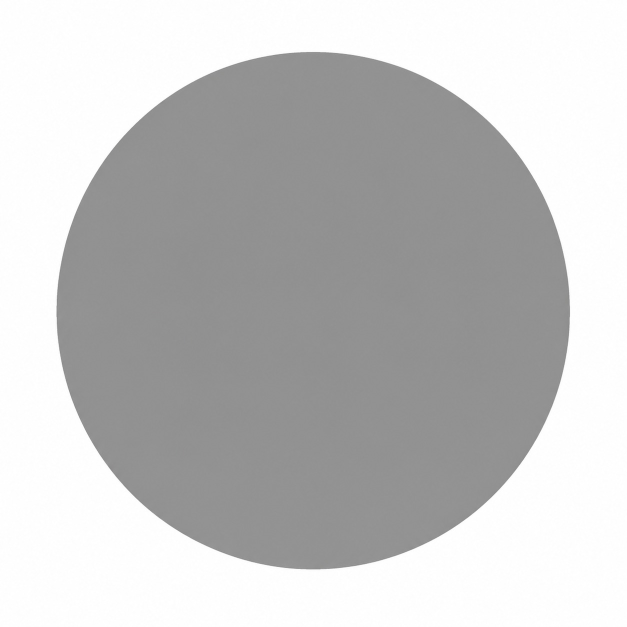
#> input picture samples/manual_qa/interface_b_original.jpg, 1254 x 1254 px, found by its file name (shown at 1/2 size)
$ python run_updated_masking_test.py
#> lines starting #> are read from the running program, lines starting #| are printed output that depends on the picture; after the words box and inside, x2 and y2 are one past the last pixel; in counts of white or black regions, pixels touching at a corner belong together
### backend/app/services/coordinate_normalizer.py
"""Coordinate normalizer, safer crop validator, and safer annotation masking module.

Defensively converts Gemini coordinate detections (0-1, 0-1000, pixel coordinates;
ymin/xmin or xmin/ymin) into valid pixel bounding boxes, enforces protected profile
geometry bounds, validates crop proposals, and cleans annotation pixels.
"""

import math
from typing import Any, Dict, List, Optional, Tuple

import cv2
import numpy as np


class CoordinateValidationError(ValueError):
    """Raised when coordinate bounding box fails explicitly defined sanity assertions."""

    pass


# [30 lines left out: function fix_exif_orientation, not called in this run]


def normalize_box(
    box: List[float],
    img_w: int,
    img_h: int,
    label: Optional[str] = None,
    max_area_pct: float = 0.98,
    is_crop: bool = False,
) -> Dict[str, Any]:
    """Parse and normalize any bounding box into deterministic 0-1 floats and pixel coordinates.

    Supports:
    - 0-1 floats: [0.030, 0.310, 0.065, 0.355]
    - 0-1000 ints/floats: [30, 310, 65, 355]
    - absolute pixels: [24, 243, 52, 278]
    - ymin, xmin, ymax, xmax AND xmin, ymin, xmax, ymax (auto-detects order)

    Returns dict with:
      - 'norm_0_1': [ny1, nx1, ny2, nx2]
      - 'pixels': [py1, px1, py2, px2]
      - 'order': 'ymin_xmin_ymax_xmax' or 'xmin_ymin_xmax_ymax'
      - 'scale_type': '0-1', '0-1000', or 'pixels'
    """
    if not isinstance(box, (list, tuple)) or len(box) != 4:
        raise CoordinateValidationError(f"Invalid box structure '{box}'. Must contain 4 numbers.")

    raw_vals = [float(v) for v in box]
    if any(not math.isfinite(v) for v in raw_vals):
        raise CoordinateValidationError(f"Box {box} contains non-finite values.")

    v0, v1, v2, v3 = raw_vals

    # 1. Determine format scale
    max_val = max(abs(v0), abs(v1), abs(v2), abs(v3))
    if max_val > 1000.0:
        scale_type = "pixels"
    elif max_val > 1.0:
        scale_type = "0-1000"
    else:
        scale_type = "0-1"

    # 2. Determine order: Standard Gemini vision order is ymin, xmin, ymax, xmax
    # Check if v0 and v2 represent Y (height) or X (width)
    order = "ymin_xmin_ymax_xmax"

    # Swap min/max if inverted
    y1, y2 = min(v0, v2), max(v0, v2)
    x1, x2 = min(v1, v3), max(v1, v3)

    if scale_type == "pixels":
        py1 = int(round(max(0, min(img_h - 1, y1))))
        px1 = int(round(max(0, min(img_w - 1, x1))))
        py2 = int(round(max(py1 + 1, min(img_h, y2))))
        px2 = int(round(max(px1 + 1, min(img_w, x2))))
        ny1, nx1, ny2, nx2 = py1 / img_h, px1 / img_w, py2 / img_h, px2 / img_w
    elif scale_type == "0-1000":
        ny1, nx1 = y1 / 1000.0, x1 / 1000.0
        ny2, nx2 = y2 / 1000.0, x2 / 1000.0
        py1 = int(round(max(0, min(img_h - 1, ny1 * img_h))))
        px1 = int(round(max(0, min(img_w - 1, nx1 * img_w))))
        py2 = int(round(max(py1 + 1, min(img_h, ny2 * img_h))))
        px2 = int(round(max(px1 + 1, min(img_w, nx2 * img_w))))
    else:  # 0-1
        ny1, nx1, ny2, nx2 = y1, x1, y2, x2
        py1 = int(round(max(0, min(img_h - 1, ny1 * img_h))))
        px1 = int(round(max(0, min(img_w - 1, nx1 * img_w))))
        py2 = int(round(max(py1 + 1, min(img_h, ny2 * img_h))))
        px2 = int(round(max(px1 + 1, min(img_w, nx2 * img_w))))

    # Assertions
    bw = px2 - px1
    bh = py2 - py1
    if bw <= 0 or bh <= 0:
        msg = f"Box {label or ''} has non-positive width/height ({bw}x{bh})."
        raise CoordinateValidationError(msg)

    area_pct = (bw * bh) / float(img_w * img_h)
    if area_pct > max_area_pct and not is_crop:
        msg = (
            f"Annotation box {label or ''} area percentage ({area_pct:.1%}) "
            f"exceeds limit ({max_area_pct:.1%})."
        )
        raise CoordinateValidationError(msg)

    return {
        "norm_0_1": [round(ny1, 4), round(nx1, 4), round(ny2, 4), round(nx2, 4)],
        "pixels": [py1, px1, py2, px2],
        "order": order,
        "scale_type": scale_type,
        "width_px": bw,
        "height_px": bh,
        "area_pct": area_pct,
    }


def build_protected_geometry_mask(
    img_bgr: np.ndarray,
) -> Tuple[np.ndarray, Tuple[int, int, int, int]]:
    """Build binary mask of protected profile WALLS (255 = wall, 0 = safe).

    Strategy: use 8-pixel morphological erosion to remove thin annotation pixels (1-4px lines, text)
    and leave only the thick solid profile wall pixels. This prevents dimension lines that
    happen to be inside the profile bounding box from being confused with real profile walls.

    Returns:
        (protected_wall_mask_np, profile_pixel_bbox [y1, x1, y2, x2])
    """
    h, w = img_bgr.shape[:2]
    gray = cv2.cvtColor(img_bgr, cv2.COLOR_BGR2GRAY)

    # Threshold dark drawing elements
    _, thresh = cv2.threshold(gray, 210, 255, cv2.THRESH_BINARY_INV)

    # Step 1: Remove thin noise and annotation lines via morphological opening (5x5)
    # This removes pen-width dimension lines and text strokes (<= 5px wide)
    kernel_open = cv2.getStructuringElement(cv2.MORPH_RECT, (5, 5))
    opened = cv2.morphologyEx(thresh, cv2.MORPH_OPEN, kernel_open)

    # Step 2: Erode further to get only the THICK solid profile walls (>= 8px thick)
    # Physical aluminum profile walls are 2-3mm thick = many pixels. Dimension lines are 1px.
    kernel_erode = cv2.getStructuringElement(cv2.MORPH_RECT, (8, 8))
    protected_wall_mask = cv2.erode(opened, kernel_erode, iterations=1)

    # Compute bounding box of protected profile walls
    ys, xs = np.where(protected_wall_mask > 0)
    if len(ys) > 0:
        py1, py2 = int(np.min(ys)), int(np.max(ys)) + 1
        px1, px2 = int(np.min(xs)), int(np.max(xs)) + 1
    else:
        # Fallback: use opened (no erosion) to get profile bbox
        ys_o, xs_o = np.where(opened > 0)
        if len(ys_o) > 0:
            py1, py2 = int(np.min(ys_o)), int(np.max(ys_o)) + 1
            px1, px2 = int(np.min(xs_o)), int(np.max(xs_o)) + 1
        else:
            py1, py2 = int(0.20 * h), int(0.80 * h)
            px1, px2 = int(0.20 * w), int(0.80 * w)
        protected_wall_mask = opened.copy()

    return protected_wall_mask, (py1, px1, py2, px2)


def validate_crop_box(
    proposed_crop_pixel_box: Tuple[int, int, int, int],
    protected_pixel_box: Tuple[int, int, int, int],
    img_w: int,
    img_h: int,
    margin_px: int = 15,
) -> Tuple[bool, Tuple[int, int, int, int], str]:
    """Validate crop box proposal against protected profile geometry.

    Crop proposal must contain 100% of protected profile extent + margin.
    Returns:
        (is_valid, final_crop_pixel_box, reason_message)
    """
    cy1, cx1, cy2, cx2 = proposed_crop_pixel_box
    py1, px1, py2, px2 = protected_pixel_box

    # Required bounds (protected extent - margin)
    req_y1 = max(0, py1 - margin_px)
    req_x1 = max(0, px1 - margin_px)
    req_y2 = min(img_h, py2 + margin_px)
    req_x2 = min(img_w, px2 + margin_px)

    reasons = []
    if cy1 > req_y1:
        reasons.append(f"Top crop y1 ({cy1}) cuts profile top extent ({req_y1})")
    if cx1 > req_x1:
        reasons.append(f"Left crop x1 ({cx1}) cuts profile left extent ({req_x1})")
    if cy2 < req_y2:
        reasons.append(f"Bottom crop y2 ({cy2}) cuts profile bottom extent ({req_y2})")
    if cx2 < req_x2:
        reasons.append(f"Right crop x2 ({cx2}) cuts profile right extent ({req_x2})")

    if reasons:
        # Validation failed! Fall back to safe profile extent crop or full image
        fallback_box = (
            max(0, py1 - margin_px * 2),
            max(0, px1 - margin_px * 2),
            min(img_h, py2 + margin_px * 2),
            min(img_w, px2 + margin_px * 2),
        )
        return False, fallback_box, f"Crop proposal rejected: {'; '.join(reasons)}"

    return True, (cy1, cx1, cy2, cx2), "Crop proposal accepted."


def safer_annotation_masking(
    img_bgr: np.ndarray,
    annotation_regions_raw: Optional[List[Any]] = None,
    crop_box_raw: Optional[List[float]] = None,
) -> Tuple[np.ndarray, np.ndarray, Tuple[int, int, int, int], bool, Dict[str, Any]]:
    """Execute safer annotation masking pipeline on untouched original image.

    Returns:
        (cleaned_bgr_image, raw_binary_mask, final_crop_pixel_box, crop_rejected, metadata_dict)
    """
    h, w = img_bgr.shape[:2]

    # 1. Build protected profile geometry mask on full original image
    protected_mask, protected_pixel_box = build_protected_geometry_mask(img_bgr)

    # 2. Normalize and validate crop proposal
    crop_rejected = False
    crop_reason = "No crop proposal provided."
    if crop_box_raw and len(crop_box_raw) == 4:
        try:
            c_norm = normalize_box(crop_box_raw, w, h, label="crop_box", is_crop=True)
            prop_box = tuple(c_norm["pixels"])
            is_valid, final_crop_box, crop_reason = validate_crop_box(
                prop_box, protected_pixel_box, w, h, margin_px=15
            )
            if not is_valid:
                crop_rejected = True
                # Use safe fallback (full drawing envelope or safe profile crop)
                final_crop_box = (0, 0, h, w)
        except Exception as err:
            crop_rejected = True
            crop_reason = f"Crop parsing failed: {err}"
            final_crop_box = (0, 0, h, w)
    else:
        final_crop_box = (0, 0, h, w)

    # 3. Process candidate annotation regions
    raw_mask = np.zeros((h, w), dtype=np.uint8)
    applied_regions = []
    rejected_regions = []

    if annotation_regions_raw:
        for idx, r_raw in enumerate(annotation_regions_raw):
            try:
                if isinstance(r_raw, dict):
                    box_vals = r_raw.get("box") or r_raw.get("region")
                    label = str(r_raw.get("label", f"region_{idx}"))
                    cat = str(r_raw.get("category", "annotation"))
                else:
                    box_vals = r_raw
                    label = f"region_{idx}"
                    cat = "annotation"

                if not box_vals:
                    continue

                norm_info = normalize_box(box_vals, w, h, label=label, max_area_pct=0.35)
                py1, px1, py2, px2 = norm_info["pixels"]

                # Check overlap with protected solid profile body
                reg_mask = np.zeros((h, w), dtype=np.uint8)
                reg_mask[py1:py2, px1:px2] = 255
                overlap_pixels = cv2.bitwise_and(reg_mask, protected_mask)
                overlap_area = float(np.sum(overlap_pixels > 0))
                box_area = float((py2 - py1) * (px2 - px1))

                # Overlap ratio relative to box area and protected profile area
                overlap_pct_of_box = overlap_area / max(1.0, box_area)

                # Reject if box covers too much protected solid profile body (> 40% of region)
                # unless it is classified as center_marks or thin line crossing
                if overlap_pct_of_box > 0.40 and cat not in ("center_marks", "extension_lines"):
                    rejected_regions.append(
                        {
                            "id": label,
                            "box": [py1, px1, py2, px2],
                            "reason": (
                                "Overlap with protected profile body too high "
                                f"({overlap_pct_of_box:.1%})"
                            ),
                        }
                    )
                    continue

                # Apply region to raw_mask
                if cat == "center_marks":
                    # For interior screw hole center marks, mask only central crosshair region
                    cy_m = (py1 + py2) // 2
                    cx_m = (px1 + px2) // 2
                    r_m = min(18, (py2 - py1) // 2)
                    cv2.circle(raw_mask, (cx_m, cy_m), r_m, (255,), -1)
                else:
                    cv2.rectangle(raw_mask, (px1, py1), (px2, py2), (255,), -1)

                applied_regions.append(
                    {
                        "id": label,
                        "category": cat,
                        "box_pixels": [py1, px1, py2, px2],
                        "box_norm_0_1": norm_info["norm_0_1"],
                    }
                )
            except Exception as reg_err:
                rejected_regions.append({"id": f"region_{idx}", "reason": str(reg_err)})

    # 4. Apply mask to copy of original image (set erased pixels to white 255)
    cleaned_bgr = img_bgr.copy()
    cleaned_bgr[raw_mask > 0] = [255, 255, 255]

    # 5. Deterministic edge repair for 1-3 px crossing gaps
    gray_cleaned = cv2.cvtColor(cleaned_bgr, cv2.COLOR_BGR2GRAY)
    _, thresh_cleaned = cv2.threshold(gray_cleaned, 210, 255, cv2.THRESH_BINARY_INV)

    kernel = cv2.getStructuringElement(cv2.MORPH_RECT, (3, 3))
    repaired_thresh = cv2.morphologyEx(thresh_cleaned, cv2.MORPH_CLOSE, kernel)

    # Write back repaired pixel continuity onto cleaned_bgr
    edge_gaps_repaired = (repaired_thresh > 0) & (thresh_cleaned == 0) & (raw_mask > 0)
    cleaned_bgr[edge_gaps_repaired] = [0, 0, 0]

    metadata = {
        "crop_rejected": crop_rejected,
        "crop_reason": crop_reason,
        "crop_pixel_box": list(final_crop_box),
        "protected_pixel_box": list(protected_pixel_box),
        "applied_regions_count": len(applied_regions),
        "rejected_regions_count": len(rejected_regions),
        "applied_regions": applied_regions,
        "rejected_regions": rejected_regions,
    }

    return cleaned_bgr, raw_mask, final_crop_box, crop_rejected, metadata

### scripts/run_updated_masking_test.py
import cv2, numpy as np, sys
sys.path.insert(0, 'backend')
from app.services.coordinate_normalizer import safer_annotation_masking, build_protected_geometry_mask

img = cv2.imread('samples/manual_qa/interface_b_original.jpg')
#> img is the input picture: shape (1254, 1254, 3); mean B, G, R 196.4, 196.4, 196.4
h, w, _ = img.shape
print(f'Image: {w}x{h}')
#| Image: 1254x1254

protected_mask, bbox = build_protected_geometry_mask(img)
#> in build_protected_geometry_mask, `_, thresh = cv2.threshold(gray, 210, 255, cv2.THRESH_BINARY_INV)`:
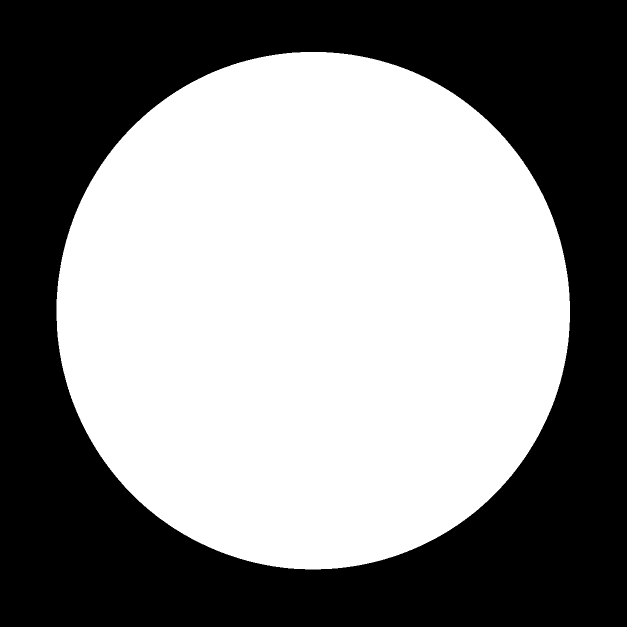
#> thresh: shape (1254, 1254) (shown at 1/2 size); 53.1% white; 1 black region, box (x1, y1, x2, y2) and area: (0, 0, 1254, 1254) 737026
#> in build_protected_geometry_mask, `protected_wall_mask = cv2.erode(opened, kernel_erode, iterations=1)`:
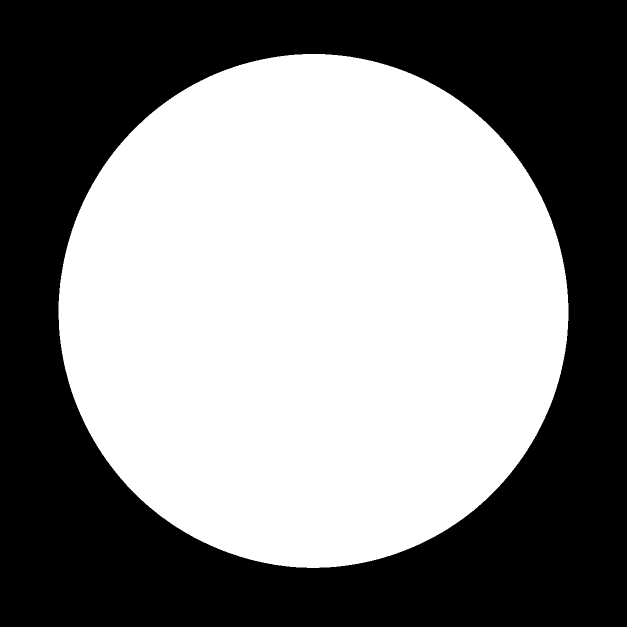
#> protected_wall_mask: shape (1254, 1254) (shown at 1/2 size); 52.2% white; 1 black region, box (x1, y1, x2, y2) and area: (0, 0, 1254, 1254) 751411
#> in build_protected_geometry_mask, `py1, py2 = int(np.min(ys)), int(np.max(ys)) + 1`: py1 = 108; py2 = 1136
#> in build_protected_geometry_mask, `px1, px2 = int(np.min(xs)), int(np.max(xs)) + 1`: px1 = 117; px2 = 1137
#> bbox = (108, 117, 1136, 1137)
print(f'Protected profile wall bbox: {bbox}')
#| Protected profile wall bbox: (108, 117, 1136, 1137)
print(f'Non-zero pixels in protected mask: {np.sum(protected_mask > 0)}')
#| Non-zero pixels in protected mask: 821105

crop_box = [22, 140, 955, 857]
annotation_regions = [
    [41, 290, 80, 396],
    [134, 275, 179, 392],
    [262, 831, 335, 874],
    [520, 847, 590, 891],
    [455, 467, 502, 590],
    [569, 391, 627, 477],
    [906, 469, 946, 513],
    [522, 50, 563, 67],
    [230, 48, 273, 65]
]

cleaned_bgr, raw_mask, final_crop, crop_rejected, meta = safer_annotation_masking(img, annotation_regions, crop_box)
#> in validate_crop_box, `py1, px1, py2, px2 = protected_pixel_box`: py1 = 108; px1 = 117; py2 = 1136; px2 = 1137
#> in validate_crop_box, `req_y1 = max(0, py1 - margin_px)`: req_y1 = 93
#> in validate_crop_box, `req_x1 = max(0, px1 - margin_px)`: req_x1 = 102
#> in validate_crop_box, `req_y2 = min(img_h, py2 + margin_px)`: req_y2 = 1151
#> in validate_crop_box, `req_x2 = min(img_w, px2 + margin_px)`: req_x2 = 1152
#> in validate_crop_box, `fallback_box = ( max(0, py1 - margin_px * 2), max(0, px1 - margin_px *..`: fallback_box = (78, 87, 1166, 1167)
#> in safer_annotation_masking, `is_valid, final_crop_box, crop_reason = validate_crop_box( prop_box, p..`: is_valid = False; final_crop_box = (78, 87, 1166, 1167)
#> the loop in safer_annotation_masking, `for idx, r_raw in enumerate(annotation_regions_raw):` made 9 passes
#> (overlap_area, overlap_pct_of_box) on passes 2 to 6: (7668, 0.931), (2685, 0.546), (4840, 1), (9086, 1), (7776, 1)
#> pass 2, in safer_annotation_masking, `overlap_pixels = cv2.bitwise_and(reg_mask, protected_mask)`:
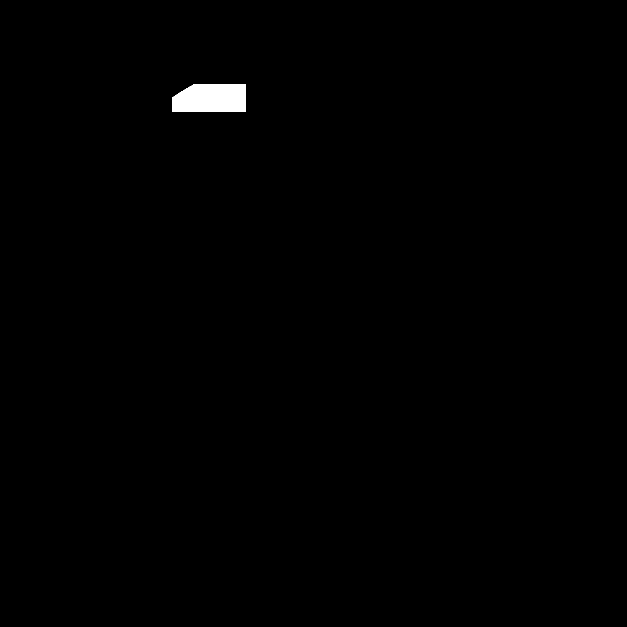
#> overlap_pixels: shape (1254, 1254) (shown at 1/2 size); 0.49% white; 1 white region, box (x1, y1, x2, y2) and area: (345, 168, 492, 224) 7668
#> pass 3, in safer_annotation_masking, `overlap_pixels = cv2.bitwise_and(reg_mask, protected_mask)`:
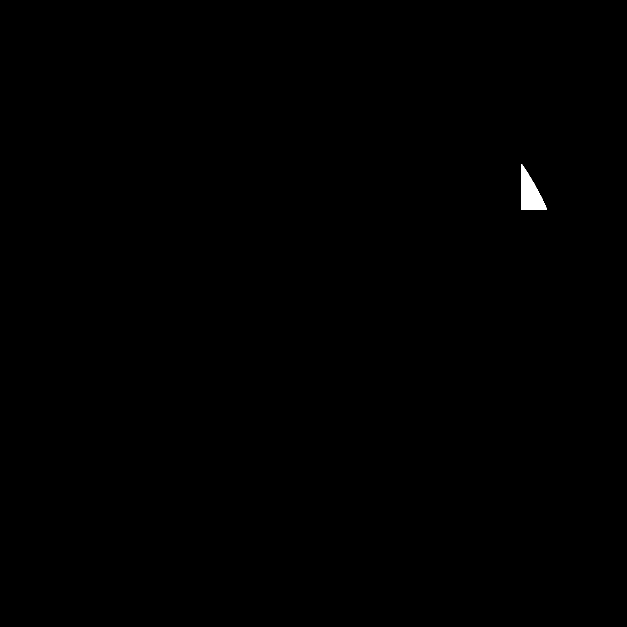
#> overlap_pixels: shape (1254, 1254) (shown at 1/2 size); 0.17% white; 1 white region, box (x1, y1, x2, y2) and area: (1042, 329, 1094, 420) 2685
#> after the loop in safer_annotation_masking, `for idx, r_raw in enumerate(annotation_regions_raw):`:
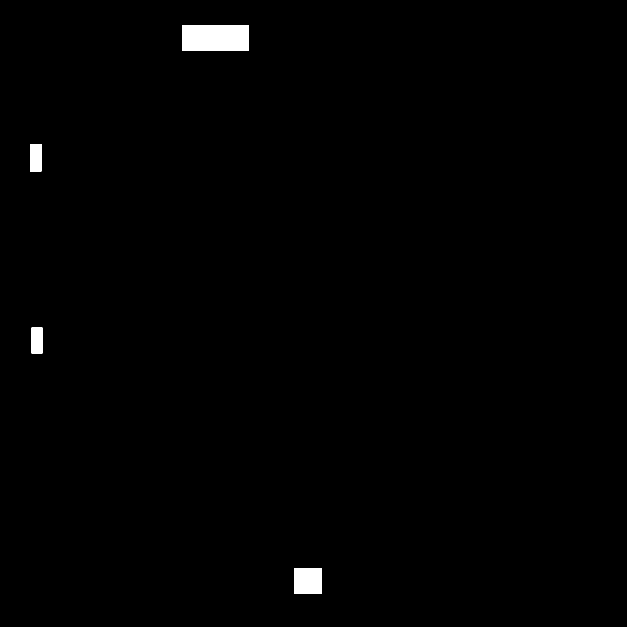
#> raw_mask: shape (1254, 1254) (shown at 1/2 size); 0.76% white; 4 white regions, box (x1, y1, x2, y2) and area: (364, 51, 498, 101) 6700, (588, 1136, 644, 1187) 2856, (60, 288, 83, 343) 1265, (63, 655, 85, 707) 1144
#> after the loop in safer_annotation_masking, `for idx, r_raw in enumerate(annotation_regions_raw):`:
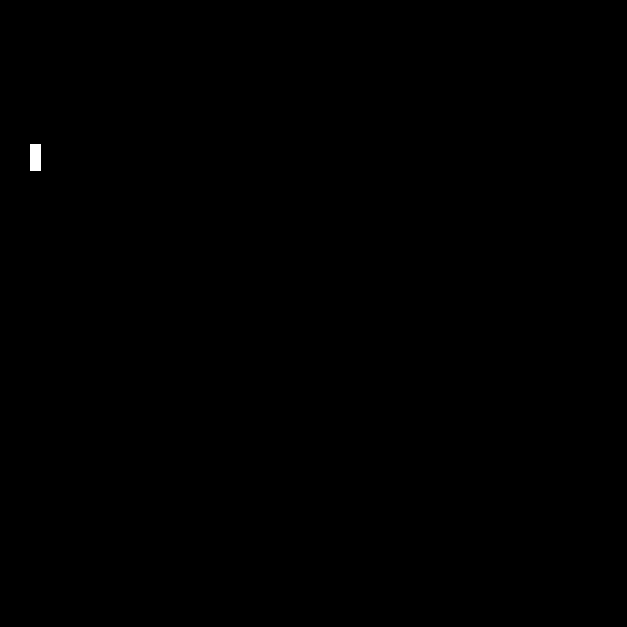
#> reg_mask: shape (1254, 1254) (shown at 1/2 size); 0.08% white; 1 white region, box (x1, y1, x2, y2) and area: (60, 288, 82, 342) 1188
#> after the loop in safer_annotation_masking, `for idx, r_raw in enumerate(annotation_regions_raw):`: applied_regions = 4 items; rejected_regions = 5 items
#> in safer_annotation_masking, `kernel = cv2.getStructuringElement(cv2.MORPH_RECT, (3, 3))`: kernel = [[1, 1, 1], [1, 1, 1], [1, 1, 1]]
#> final_crop = (0, 0, 1254, 1254); crop_rejected = True; meta = 8 items
print(f'Crop rejected: {crop_rejected}')
#| Crop rejected: True
print(f'Final crop: {final_crop}')
#| Final crop: (0, 0, 1254, 1254)
print(f'Applied regions: {meta["applied_regions_count"]}')
#| Applied regions: 4
print(f'Rejected regions: {meta["rejected_regions_count"]}')
#| Rejected regions: 5

for ar in meta['applied_regions']:
    print(f'  APPLIED: {ar["id"]} -> {ar["box_pixels"]}')
#> this loop made 4 passes
#|   APPLIED: region_0 -> [51, 364, 100, 497]
#|   APPLIED: region_6 -> [1136, 588, 1186, 643]
#|   APPLIED: region_7 -> [655, 63, 706, 84]
#|   APPLIED: region_8 -> [288, 60, 342, 82]
for rr in meta['rejected_regions']:
    print(f'  REJECTED: {rr["id"]} -> {rr.get("reason", "unknown")}')
#> this loop made 5 passes
#|   REJECTED: region_1 -> Overlap with protected profile body too high (93.1%)
#|   REJECTED: region_2 -> Overlap with protected profile body too high (54.6%)
#|   REJECTED: region_3 -> Overlap with protected profile body too high (100.0%)
#|   REJECTED: region_4 -> Overlap with protected profile body too high (100.0%)
#|   REJECTED: region_5 -> Overlap with protected profile body too high (100.0%)
